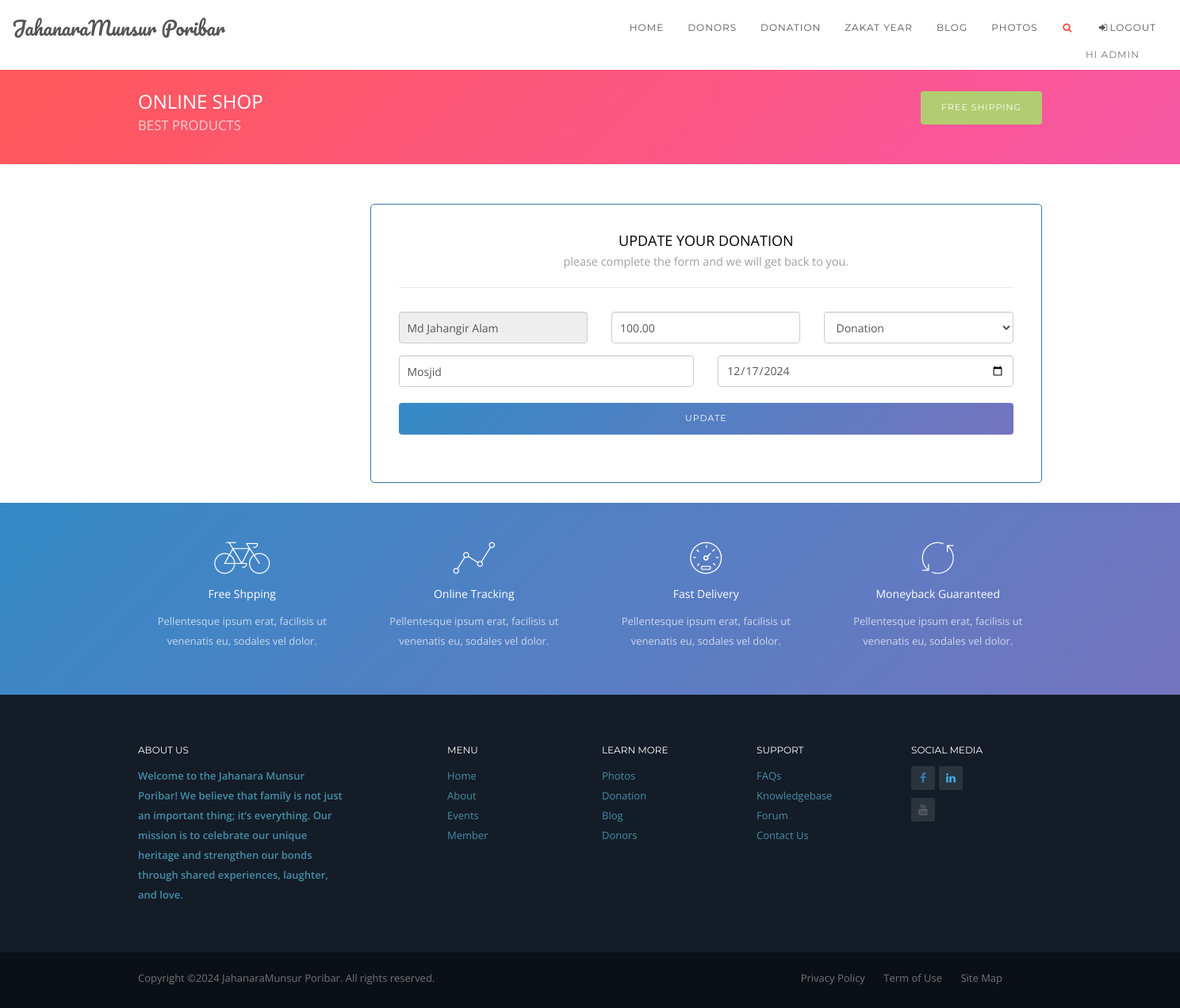
/edit_donation/1/ (signed in), run on an earlier commit of the app's database.
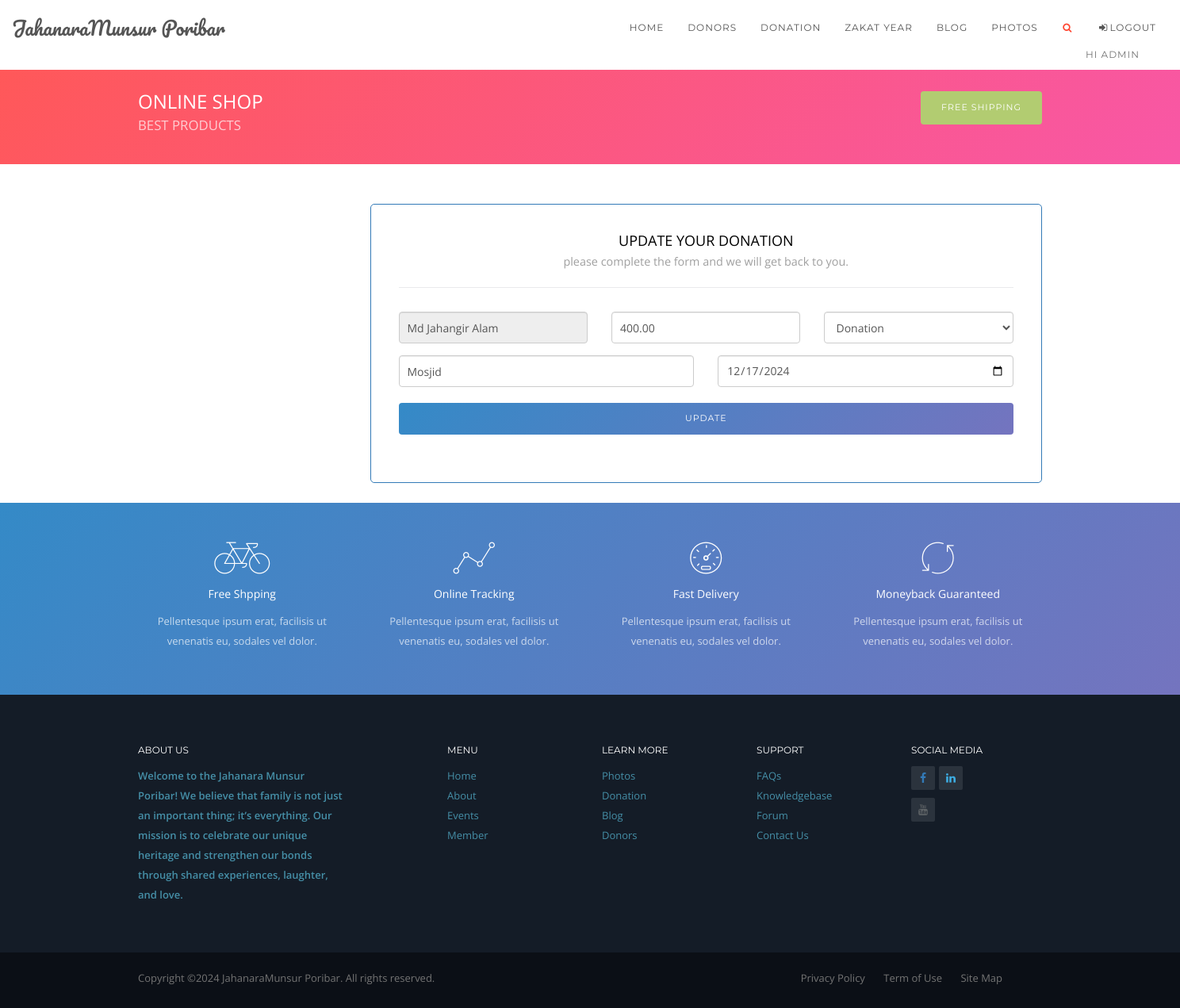
And on a later commit of the database.
### zapp/models.py (models this page shows)
class DonateInfo(models.Model):
	d_name = models.ForeignKey(Donors,on_delete=models.CASCADE,related_name='giver')
	donate_amt = models.DecimalField(max_digits=10,decimal_places=2,default=0)
	sub_total = models.DecimalField(max_digits=10,decimal_places=2,default=0,null=True,blank=True)
	grand_total = models.DecimalField(max_digits=10,decimal_places=2,default=0,null=True,blank=True)
	zakat_year = models.IntegerField(_('year'),choices=YEAR_CHOICES,default=datetime.datetime.now().year)
	message = models.CharField(max_length=200,null=True,blank=True)
	donation_type = models.CharField(max_length=50,null=True,choices=DonationType.choices)
	record_date = models.DateTimeField(null=True,blank=True)
	created_at = models.DateTimeField(auto_now_add=True)
	updated_at = models.DateTimeField(auto_now=True)
	is_archived = models.BooleanField(default=False)
	def __str__(self):
		return self.d_name.name
	class Meta:
		verbose_name_plural='DONATE INFO'

### zapp/views.py (the view)
# urls.py: path('edit_donation/<int:pk>/',views.UpdateDonation,name='update_donation'),
def UpdateDonation(request,pk):
	get_donation = get_object_or_404(DonateInfo,pk=pk)
	try:
		get_donor = Donors.objects.get(name=get_donation)
	except Donors.DoesNotExist:
		messages.error(request,'Donor is not exist')
		return redirect('donors')
	if request.user.is_authenticated:
		if request.method == 'POST':
			donation_form = DonateInfoForm(request.POST,instance=get_donation)
			if donation_form.is_valid():
				donation_form.save()
				messages.success(request,'Donation have been updated successfully')
				return redirect('donors')
			else:
				print(donation_form.errors)
		else:
			donor_form = DonorsNameForm(instance=get_donor)
			donation_form = DonateInfoForm(instance=get_donation)
	else:
		messages.warning(request,'Only admin user can perform this action')
		return redirect('donors')
	context={
		'dinfo_form':donation_form,
		'donor_name':donor_form
	}
	return render(request,'zakat/update_donation.html',context)

### zapp/forms.py
class DonateInfoForm(forms.ModelForm):
	donate_amt = forms.CharField(widget=forms.TextInput(attrs={'class':'input-md input-rounded form-control','maxlength':'100','placeholder':'TK'}))
	message	= forms.CharField(widget=forms.TextInput(attrs={'class':'input-md input-rounded form-control','maxlength':'100','placeholder':'Remarks'}))
	donation_type = forms.ChoiceField(choices=DonationType.choices,label='',widget=forms.Select(attrs={'class':'input-md input-rounded form-control','maxlength':'50','placeholder':'Select Donation Type'}),initial=DonationType.select_type)#placeholder options
	record_date	= forms.DateField(widget=forms.DateInput(attrs={'type':'date','class':'input-md input-rounded form-control'}))
	class Meta:
		model=DonateInfo
		fields = ['donate_amt','message','donation_type','record_date']

class DonorsNameForm(forms.ModelForm):
	name = forms.CharField(disabled=True,widget=forms.TextInput(attrs={'class':'input-md input-rounded form-control','maxlength':'100'}))
	mobile_no = forms.CharField(widget=forms.TextInput(attrs={'class':'input-md input-rounded form-control','maxlength':'100'}))
	class Meta:
		model=Donors
		fields = ['name','mobile_no']

### templates/zakat/update_donation.html (shortened to what this page needs)
{% include 'common/zbase.html' %}
{% load static %}
<body  id="topPage" data-spy="scroll" data-target=".navbar" data-offset="100">
	{% include 'common/znavbar.html' %}
	<header class="bg-grad-day-tripper mt70">
		<div class="container">
			<div class="row mt20 mb30">
				<div class="col-md-6 text-left">
					<h3 class="color-light text-uppercase">Online Shop<small class="color-light alpha7">Best products</small></h3>
				</div>
				<div class="col-md-6 text-right pt25">
					<a class="button button-md button-green hover-ripple-out pull-right">Free Shipping</a>
				</div>
			</div>
		</div>
	</header>
	<div id="shop" class="bg-light pt25">
		<div class="container">
			<div class="row">
				<div class="col-md-12 col-md-push-3">
					<div class="row mt25 mb25 animated" data-animation="fadeInDown" data-animation-delay="100">
						<div class="col-md-9">
							<div class="contact contact-us-two border-primary">
								<div class="col-sm-12 col-xs-12 text-center mb20">
									<h4 class="pb25 bb-solid-1 text-uppercase">
										Update Your Donation
										<small class="text-lowercase">Please complete the form and we will get back to you.</small>
									</h4>
								</div>
								<form method="POST" action="#">
									<div class="form-group col-md-4 col-sm-6 col-xs-12">
										 {{donor_name.name}}
									</div>
									<div class="form-group col-md-4 col-sm-6 col-xs-12">
										 {{dinfo_form.donate_amt}}
									</div>
									<div class="form-group col-md-4 col-sm-6 col-xs-12">
										{{dinfo_form.donation_type}}
								   	</div>
									<div class="form-group col-md-6 col-sm-6 col-xs-12">
										 {{dinfo_form.message}}
									</div>
									<div class="form-group col-md-6 col-sm-6 col-xs-12">
										{{dinfo_form.record_date}}
								   </div>
									<div class="form-group col-md-12 col-sm-12 col-xs-12">
										<input type="submit" class="button button-md button-block button-grad-stellar" value="UPDATE">
									</div>
								</form>
							</div>
						</div>
					</div>
				</div>
			</div>
		</div>
	</div>
	<div id="shop-info" class="bg-grad-stellar">
		<div class="container">
			<div class="row pt50 pb30">
				<div class="col-md-3 col-sm-6 col-xs-12">
					<div class="content-box content-box-center">
						<span class="icon-bike color-light"></span>
						<h5 class="color-light">Free Shpping</h5>
						<p class="color-light alpha7">Pellentesque ipsum erat, facilisis ut venenatis eu, sodales vel dolor.</p>
					</div>
				</div>
				<div class="col-md-3 col-sm-6 col-xs-12">
					<div class="content-box content-box-center">
						<span class="icon-linegraph color-light"></span>
						<h5 class="color-light">Online Tracking</h5>
						<p class="color-light alpha7">Pellentesque ipsum erat, facilisis ut venenatis eu, sodales vel dolor.</p>
					</div>
				</div>
				<div class="col-md-3 col-sm-6 col-xs-12">
					<div class="content-box content-box-center">
						<span class="icon-speedometer color-light"></span>
						<h5 class="color-light">Fast Delivery</h5>
						<p class="color-light alpha7">Pellentesque ipsum erat, facilisis ut venenatis eu, sodales vel dolor.</p>
					</div>
				</div>
				<div class="col-md-3 col-sm-6 col-xs-12">
					<div class="content-box content-box-center">
						<span class="icon-refresh color-light"></span>
						<h5 class="color-light">Moneyback Guaranteed</h5>
						<p class="color-light alpha7">Pellentesque ipsum erat, facilisis ut venenatis eu, sodales vel dolor.</p>
					</div>
				</div>
			</div>
		</div>
	</div>
	{% include 'common/zfooter.html' %}
</body>

What changed in the data, as far as the page shows it:
changed DonateInfo "Donation": donate_amt "100.00" → "400.00"
